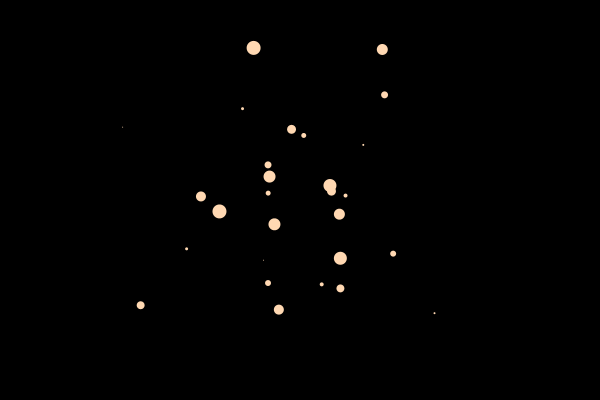
Frame 1 (no input)
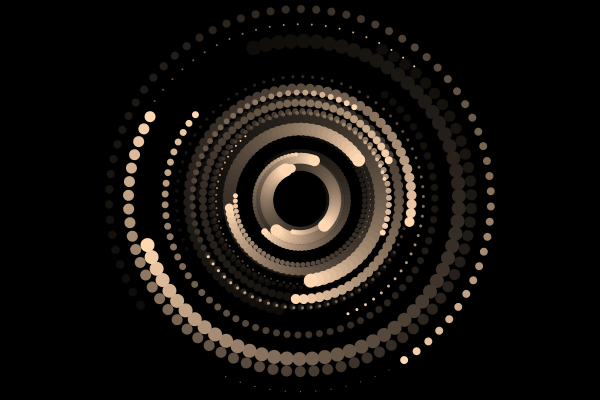
Frame 60 (the mouse pressed at the canvas centre just before this capture)
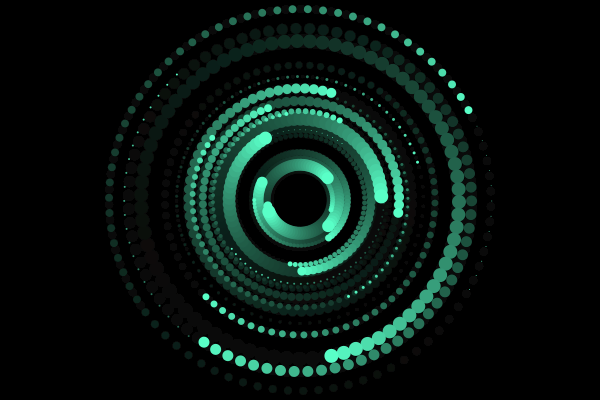
Frame 120 (the mouse held since frame 60 and released just before this capture)

The Processing sketch that drew these frames (run headless with seeded random() and noise(); from frame 60 on, the mouse is pressed at the canvas centre):

// Processing sketch: processing_157520
// ── processing_157520.pde

//declare
Wave [] waves = new Wave[30];

void setup() {
  size(600, 400);
  smooth();
  colorMode(HSB, 360, 100, 100, 100);
  background(0, 0, 0, 100);

  //initialize
  initial();
}

void draw() {
  fade();
  // call functionarity
  translate(width/2, height/2);
  for (int i = 0; i < waves.length; i++) {
    waves[i].keyPressed();
    waves[i].display();
  }
}

void fade() {
  noStroke();
  fill(0, 0, 0, 5);
  rect(0, 0, width, height);
}

void initial(){
 for (int i = 0; i < waves.length; i++) {
    waves[i] = new Wave(random(30,200),i*20, i*10, i/2);
  }
}

void mouseReleased(){
  background(0, 0, 0, 100);
  initial();
}
class Wave {
  //global variables
  float x,y,r;
  float theta;
  float off, offv;
  float ch, cs;
  float sr;
  //constructor
  Wave(float _r, float _theta, float _off, float _sr) {
    off = _off;
    sr =_sr;
    theta = _theta;
    r = _r;
    ch = 0;
    cs = 100;
  }
  //functions
  void display() {
    theta += 0.08;
    x = r*cos(theta + off/offv);
    y = r*sin(theta + off);
    ch = map(mouseX, 0, width, 30, 290);
    cs = map(mouseY, 0, height, 30, 100);
    fill(ch, cs, 100, 100);
    noStroke();
    ellipse(x, y, sr, sr);
  }

  void keyPressed() {
    if (key == '1') {
      offv = 1;
    } else if (key == '2') {
      offv = 0.5;
    } else if (key == '3') {
      offv = 0.8;
    } else if (key == '4') {
      offv = 2;
    } else {
      offv = 1;
    }
  }
}
